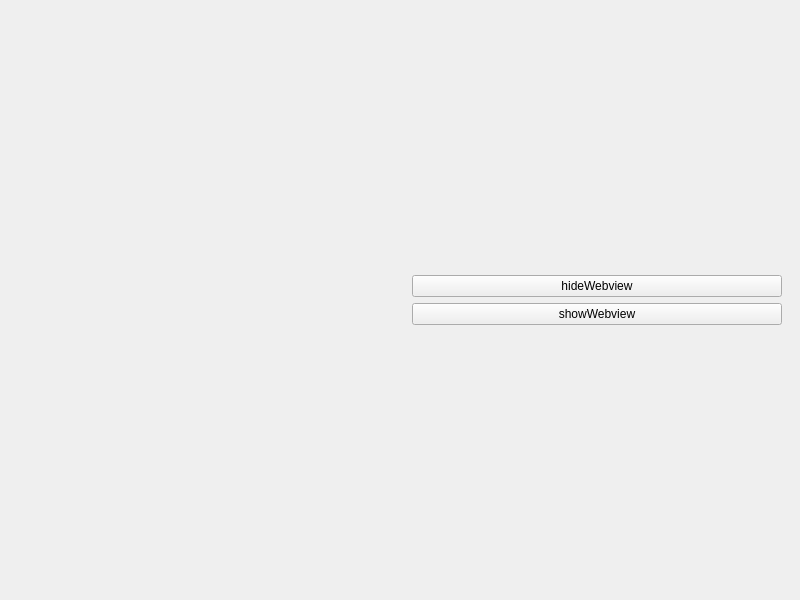
<?xml version="1.0" encoding="UTF-8"?>
<ui version="4.0">
 <class>MainWindow</class>
 <widget class="QMainWindow" name="MainWindow">
  <property name="geometry">
   <rect>
    <x>0</x>
    <y>0</y>
    <width>800</width>
    <height>600</height>
   </rect>
  </property>
  <property name="windowTitle">
   <string>MainWindow</string>
  </property>
  <widget class="QWidget" name="centralwidget">
   <layout class="QGridLayout" name="gridLayout">
    <item row="0" column="0">
     <layout class="QHBoxLayout" name="horizontalLayout">
      <item>
       <widget class="QWidget" name="widget" native="true">
        <layout class="QVBoxLayout" name="verticalLayout_2">
         <item>
          <layout class="QVBoxLayout" name="leftLayout"/>
         </item>
        </layout>
       </widget>
      </item>
      <item>
       <widget class="QWidget" name="widget_2" native="true">
        <layout class="QVBoxLayout" name="verticalLayout_4">
         <item>
          <layout class="QVBoxLayout" name="rightLayout">
           <item>
            <widget class="QPushButton" name="hideWebviewBtn">
             <property name="text">
              <string>hideWebview</string>
             </property>
            </widget>
           </item>
           <item>
            <widget class="QPushButton" name="showWebviewBtn">
             <property name="text">
              <string>showWebview</string>
             </property>
            </widget>
           </item>
          </layout>
         </item>
        </layout>
       </widget>
      </item>
     </layout>
    </item>
   </layout>
  </widget>
 </widget>
 <resources/>
 <connections/>
</ui>
